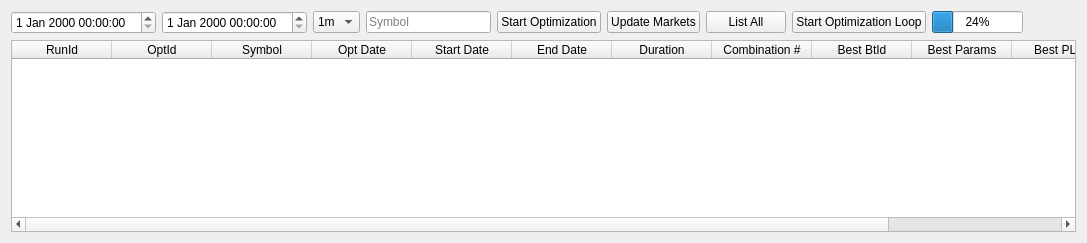
          <widget class="QWidget" name="tabOptimizer">
           <property name="styleSheet">
            <string notr="true"/>
           </property>
           <attribute name="title">
            <string>Optimizer</string>
           </attribute>
           <layout class="QGridLayout" name="gridLayout_25">
            <item row="0" column="0">
             <layout class="QVBoxLayout" name="verticalLayout_20">
              <item>
               <layout class="QHBoxLayout" name="horizontalLayout_10">
                <item>
                 <widget class="QDateTimeEdit" name="dateFromOpt">
                  <property name="styleSheet">
                   <string notr="true"/>
                  </property>
                 </widget>
                </item>
                <item>
                 <widget class="QDateTimeEdit" name="dateToOpt">
                  <property name="styleSheet">
                   <string notr="true"/>
                  </property>
                 </widget>
                </item>
                <item>
                 <widget class="QComboBox" name="drpTimeframeOpt">
                  <property name="styleSheet">
                   <string notr="true"/>
                  </property>
                  <property name="currentText">
                   <string>1m</string>
                  </property>
                  <item>
                   <property name="text">
                    <string>1m</string>
                   </property>
                  </item>
                  <item>
                   <property name="text">
                    <string>5m</string>
                   </property>
                  </item>
                  <item>
                   <property name="text">
                    <string>1h</string>
                   </property>
                  </item>
                  <item>
                   <property name="text">
                    <string>1d</string>
                   </property>
                  </item>
                 </widget>
                </item>
                <item>
                 <widget class="QLineEdit" name="txtSymbolOpt">
                  <property name="minimumSize">
                   <size>
                    <width>125</width>
                    <height>0</height>
                   </size>
                  </property>
                  <property name="maximumSize">
                   <size>
                    <width>75</width>
                    <height>16777215</height>
                   </size>
                  </property>
                  <property name="styleSheet">
                   <string notr="true"/>
                  </property>
                  <property name="text">
                   <string/>
                  </property>
                  <property name="placeholderText">
                   <string>Symbol</string>
                  </property>
                 </widget>
                </item>
                <item>
                 <widget class="QPushButton" name="btnStartOptimization">
                  <property name="styleSheet">
                   <string notr="true"/>
                  </property>
                  <property name="text">
                   <string>Start Optimization</string>
                  </property>
                 </widget>
                </item>
                <item>
                 <widget class="QPushButton" name="btnUpdateMarketsOpt">
                  <property name="styleSheet">
                   <string notr="true"/>
                  </property>
                  <property name="text">
                   <string>Update Markets</string>
                  </property>
                 </widget>
                </item>
                <item>
                 <widget class="QPushButton" name="btnListAllOptimizationRuns">
                  <property name="styleSheet">
                   <string notr="true"/>
                  </property>
                  <property name="text">
                   <string>List All</string>
                  </property>
                 </widget>
                </item>
                <item>
                 <widget class="QPushButton" name="btnStartOptimizationLoop">
                  <property name="minimumSize">
                   <size>
                    <width>125</width>
                    <height>0</height>
                   </size>
                  </property>
                  <property name="styleSheet">
                   <string notr="true"/>
                  </property>
                  <property name="text">
                   <string>Start Optimization Loop</string>
                  </property>
                 </widget>
                </item>
                <item>
                 <widget class="QProgressBar" name="progressBarOpt">
                  <property name="maximumSize">
                   <size>
                    <width>100</width>
                    <height>16777215</height>
                   </size>
                  </property>
                  <property name="styleSheet">
                   <string notr="true"/>
                  </property>
                  <property name="value">
                   <number>24</number>
                  </property>
                 </widget>
                </item>
                <item>
                 <widget class="QLabel" name="lblSwtUpdateOpt">
                  <property name="styleSheet">
                   <string notr="true"/>
                  </property>
                  <property name="text">
                   <string/>
                  </property>
                 </widget>
                </item>
                <item>
                 <spacer name="horizontalSpacer_8">
                  <property name="orientation">
                   <enum>Qt::Horizontal</enum>
                  </property>
                  <property name="sizeHint" stdset="0">
                   <size>
                    <width>40</width>
                    <height>20</height>
                   </size>
                  </property>
                 </spacer>
                </item>
               </layout>
              </item>
             </layout>
            </item>
            <item row="1" column="0">
             <widget class="QTableWidget" name="tblOptimizationRuns">
              <property name="enabled">
               <bool>true</bool>
              </property>
              <property name="styleSheet">
               <string notr="true"/>
              </property>
              <property name="alternatingRowColors">
               <bool>true</bool>
              </property>
              <property name="sortingEnabled">
               <bool>true</bool>
              </property>
              <attribute name="verticalHeaderVisible">
               <bool>false</bool>
              </attribute>
              <column>
               <property name="text">
                <string>RunId</string>
               </property>
              </column>
              <column>
               <property name="text">
                <string>OptId</string>
               </property>
              </column>
              <column>
               <property name="text">
                <string>Symbol</string>
               </property>
              </column>
              <column>
               <property name="text">
                <string>Opt Date</string>
               </property>
              </column>
              <column>
               <property name="text">
                <string>Start Date</string>
               </property>
              </column>
              <column>
               <property name="text">
                <string>End Date</string>
               </property>
              </column>
              <column>
               <property name="text">
                <string>Duration</string>
               </property>
              </column>
              <column>
               <property name="text">
                <string>Combination #</string>
               </property>
              </column>
              <column>
               <property name="text">
                <string>Best BtId</string>
               </property>
              </column>
              <column>
               <property name="text">
                <string>Best Params</string>
               </property>
              </column>
              <column>
               <property name="text">
                <string>Best PL %</string>
               </property>
              </column>
              <column>
               <property name="text">
                <string>Status</string>
               </property>
              </column>
             </widget>
            </item>
           </layout>
          </widget>
